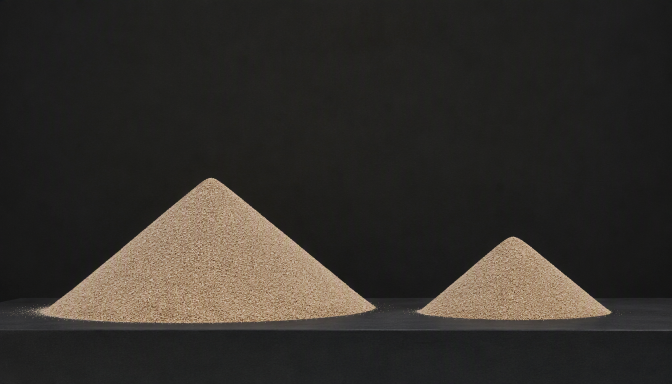
#> input picture v3/g2/P40/first_frame.png, 1344 x 768 px (shown at 1/2 size)
$ python -i measure_backend.py   (imports and definitions only)
#> lines starting #> are read from the running program, lines starting #| are printed output that depends on the picture
#!/usr/bin/env python3
"""Self-contained P40 sand-pile angle-of-repose evaluator."""
from __future__ import annotations

import argparse
import csv
import json
import math
import os
import re
import sys
from pathlib import Path
from typing import Any

import cv2
import numpy as np

TASK_ID = "P40"
TASK_ROOT = Path(__file__).resolve().parents[1]
# [1 line not run here, left out]


# [15 lines left out: functions finite, residual_physics_score, not called in this run]


def recognized_score(physics_score: float) -> float:
    return 0.15 + 0.85 * float(np.clip(physics_score, 0.0, 1.0))


# [164 lines left out: functions relative_path, metadata, infer_model, result_payload, read_video, load_rois and 6 more, not called in this run]


def extract(frames: np.ndarray) -> tuple[dict[str, Any] | None, dict[str, Any], str | None]:
    height, width = frames.shape[1:3]; rois, roi_source = load_rois()
    # The large left pile reaches close to both sides of the old box.  Keep a
    # generous first-frame search margin so the connected component is not
    # clipped before its envelope and repose angles are fitted.
    rois = {"ground": (.03, .68, .94, .28),
            "left_pile": (.04, .42, .53, .53),
            "right_pile": (.57, .42, .40, .53), **rois}
    pile_boxes = {side: roi_pixels(rois[side + "_pile"], width, height) for side in ("left", "right")}
    ground_box = roi_pixels(rois.get("ground"), width, height)
    observations = {"left": [], "right": []}; ground_tracks = []
    for frame in frames:
        frame_mask = sand_mask(frame)
        provisional = []
        for side in ("left", "right"):
            item = pile_observation(frame, pile_boxes[side], None, frame_mask)
            if item: provisional.append(item["points"])
        floor = ground_y(frame, ground_box, provisional)
        ground_tracks.append(floor)
        for side in ("left", "right"):
            observations[side].append(pile_observation(frame, pile_boxes[side], floor, frame_mask))
    valid_pair = np.array([observations["left"][i] is not None and observations["right"][i] is not None for i in range(len(frames))])
    debug: dict[str, Any] = {"roi_source": roi_source, "roi": rois, "ground_y_px": ground_tracks,
                             "piles": observations, "pair_coverage": float(valid_pair.mean())}
    if valid_pair.mean() < .45:
        return None, debug, "P40_pile_candidates_insufficient"
    tail = max(5, min(15, len(frames) // 6)); indices = np.flatnonzero(valid_pair)[-tail:]
    angle_series = {"left": np.full(len(frames), np.nan), "right": np.full(len(frames), np.nan)}
    for side in ("left", "right"):
        for i, item in enumerate(observations[side]):
            if item:
                angle_series[side][i] = np.mean([item["fits"]["left"]["angle_deg"], item["fits"]["right"]["angle_deg"]])
    if len(indices) < 3:
        return None, {**debug, "angle_series": angle_series}, "P40_stable_tail_missing"
    small_side, large_side = ("left", "right") if np.nanmedian([observations["left"][i]["area"] for i in indices]) < np.nanmedian([observations["right"][i]["area"] for i in indices]) else ("right", "left")
    small_left = float(np.nanmedian([observations[small_side][i]["fits"]["left"]["angle_deg"] for i in indices]))
    small_right = float(np.nanmedian([observations[small_side][i]["fits"]["right"]["angle_deg"] for i in indices]))
    large_left = float(np.nanmedian([observations[large_side][i]["fits"]["left"]["angle_deg"] for i in indices]))
    large_right = float(np.nanmedian([observations[large_side][i]["fits"]["right"]["angle_deg"] for i in indices]))
    small_angle = (small_left + small_right) / 2.0; large_angle = (large_left + large_right) / 2.0
    ratio = small_angle / large_angle if large_angle > 1e-6 else float("nan")
    measurement = {"small_pile_side": small_side, "large_pile_side": large_side,
                   "small_left_angle_deg": small_left, "small_right_angle_deg": small_right,
                   "large_left_angle_deg": large_left, "large_right_angle_deg": large_right,
                   "small_repose_angle_deg": small_angle, "large_repose_angle_deg": large_angle,
                   "repose_angle_ratio": ratio, "scale_error": abs(ratio - 1.0) if np.isfinite(ratio) else None,
                   "small_side_asymmetry_deg": abs(small_left - small_right), "large_side_asymmetry_deg": abs(large_left - large_right),
                   "stable_frame_count": int(len(indices)), "pile_pair_coverage": float(valid_pair.mean())}
    debug["angle_series"] = angle_series; debug["stable_indices"] = indices.tolist()
    return measurement, debug, None


# [85 lines left out: functions debug_artifacts, evaluate_video, main, not called in this run]


# [1 line not run here, left out]

>>> import cv2
>>> picture = cv2.imread('../first_frame.png', cv2.IMREAD_GRAYSCALE)
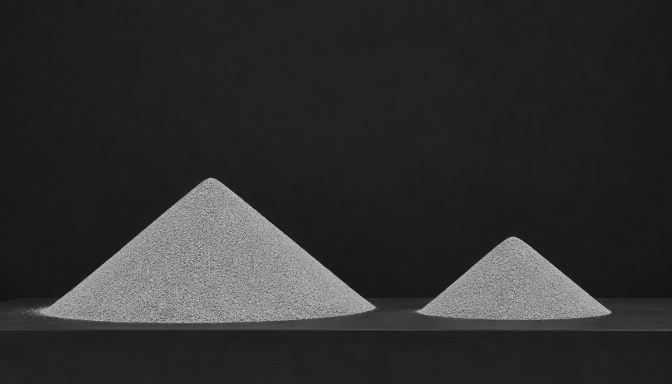
#> picture: shape (768, 1344) (shown at 1/2 size); min 15, max 227, mean 47.1
#> (the run stopped early here; a loop or call above may not have finished)
